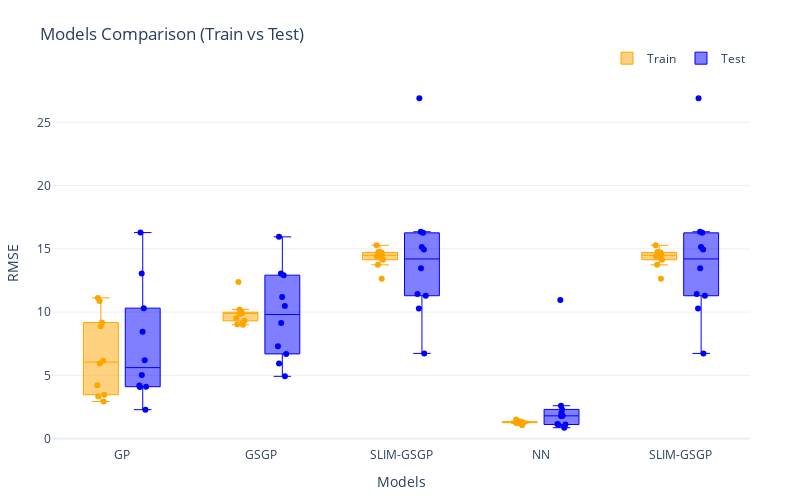

The notebook cell saved with this chart:
### Code cell
train_test_all_box(model_names=['GP', 'GSGP', 'SLIM-GSGP', 'NN', 'SLIM-GSGP'])

### Figure 1 — Plotly figure (JSON) as saved in the notebook; plotly's stock layout.template omitted (floating-point values rounded to 4 significant figures)
{"data": [{"boxpoints": "all", "fillcolor": "rgba(255,165,0,0.5)", "jitter": 0.3, "legendgroup": "train", "line": {"color": "orange", "width": 1}, "name": "Train", "pointpos": 0, "showlegend": true, "type": "box", "width": 0.25, "x": [-0.15, -0.15, -0.15, -0.15, -0.15, -0.15, -0.15, -0.15, -0.15, -0.15], "y": [9.176, 6.161, 10.88, 4.22, 2.937, 8.886, 3.356, 3.468, 5.932, 11.12]}, {"boxpoints": "all", "fillcolor": "rgba(0,0,255,0.5)", "jitter": 0.3, "legendgroup": "test", "line": {"color": "blue", "width": 1}, "name": "Test", "pointpos": 0, "showlegend": true, "type": "box", "width": 0.25, "x": [0.15, 0.15, 0.15, 0.15, 0.15, 0.15, 0.15, 0.15, 0.15, 0.15], "y": [16.29, 5.033, 13.06, 4.202, 2.289, 8.45, 4.104, 4.084, 6.192, 10.31]}, {"boxpoints": "all", "fillcolor": "rgba(255,165,0,0.5)", "jitter": 0.3, "legendgroup": "train", "line": {"color": "orange", "width": 1}, "name": "", "pointpos": 0, "showlegend": false, "type": "box", "width": 0.25, "x": [0.85, 0.85, 0.85, 0.85, 0.85, 0.85, 0.85, 0.85, 0.85, 0.85], "y": [9.034, 9.993, 8.993, 9.961, 12.38, 9.875, 9.309, 9.917, 10.2, 9.513]}, {"boxpoints": "all", "fillcolor": "rgba(0,0,255,0.5)", "jitter": 0.3, "legendgroup": "test", "line": {"color": "blue", "width": 1}, "name": "", "pointpos": 0, "showlegend": false, "type": "box", "width": 0.25, "x": [1.15, 1.15, 1.15, 1.15, 1.15, 1.15, 1.15, 1.15, 1.15, 1.15], "y": [15.95, 6.697, 13.05, 5.938, 4.923, 10.48, 12.92, 9.14, 7.302, 11.19]}, {"boxpoints": "all", "fillcolor": "rgba(255,165,0,0.5)", "jitter": 0.3, "legendgroup": "train", "line": {"color": "orange", "width": 1}, "name": "", "pointpos": 0, "showlegend": false, "type": "box", "width": 0.25, "x": [1.85, 1.85, 1.85, 1.85, 1.85, 1.85, 1.85, 1.85, 1.85, 1.85], "y": [12.64, 14.41, 14.45, 14.76, 15.28, 14.72, 14.13, 13.74, 14.71, 14.54]}, {"boxpoints": "all", "fillcolor": "rgba(0,0,255,0.5)", "jitter": 0.3, "legendgroup": "test", "line": {"color": "blue", "width": 1}, "name": "", "pointpos": 0, "showlegend": false, "type": "box", "width": 0.25, "x": [2.15, 2.15, 2.15, 2.15, 2.15, 2.15, 2.15, 2.15, 2.15, 2.15], "y": [26.9, 16.35, 16.27, 13.46, 6.734, 10.29, 14.94, 11.29, 11.43, 15.15]}, {"boxpoints": "all", "fillcolor": "rgba(255,165,0,0.5)", "jitter": 0.3, "legendgroup": "train", "line": {"color": "orange", "width": 1}, "name": "", "pointpos": 0, "showlegend": false, "type": "box", "width": 0.25, "x": [2.85, 2.85, 2.85, 2.85, 2.85, 2.85, 2.85, 2.85, 2.85, 2.85], "y": [1.301, 1.517, 1.295, 1.384, 1.292, 1.056, 1.34, 1.26, 1.339, 1.213]}, {"boxpoints": "all", "fillcolor": "rgba(0,0,255,0.5)", "jitter": 0.3, "legendgroup": "test", "line": {"color": "blue", "width": 1}, "name": "", "pointpos": 0, "showlegend": false, "type": "box", "width": 0.25, "x": [3.15, 3.15, 3.15, 3.15, 3.15, 3.15, 3.15, 3.15, 3.15, 3.15], "y": [1.807, 2.599, 1.094, 0.8641, 1.148, 10.95, 2.018, 1.795, 1.116, 2.309]}, {"boxpoints": "all", "fillcolor": "rgba(255,165,0,0.5)", "jitter": 0.3, "legendgroup": "train", "line": {"color": "orange", "width": 1}, "name": "", "pointpos": 0, "showlegend": false, "type": "box", "width": 0.25, "x": [3.85, 3.85, 3.85, 3.85, 3.85, 3.85, 3.85, 3.85, 3.85, 3.85], "y": [12.64, 14.41, 14.45, 14.76, 15.28, 14.72, 14.13, 13.74, 14.71, 14.54]}, {"boxpoints": "all", "fillcolor": "rgba(0,0,255,0.5)", "jitter": 0.3, "legendgroup": "test", "line": {"color": "blue", "width": 1}, "name": "", "pointpos": 0, "showlegend": false, "type": "box", "width": 0.25, "x": [4.15, 4.15, 4.15, 4.15, 4.15, 4.15, 4.15, 4.15, 4.15, 4.15], "y": [26.9, 16.35, 16.27, 13.46, 6.734, 10.29, 14.94, 11.29, 11.43, 15.15]}], "layout": {"boxgap": 0.3, "boxgroupgap": 0.2, "boxmode": "group", "height": 500, "legend": {"orientation": "h", "x": 1, "xanchor": "right", "y": 1.02, "yanchor": "bottom"}, "margin": {"b": 50, "l": 50, "r": 50, "t": 80}, "title": {"text": "Models Comparison (Train vs Test)"}, "width": 800, "xaxis": {"range": [-0.5, 4.5], "tickmode": "array", "ticktext": ["GP", "GSGP", "SLIM-GSGP", "NN", "SLIM-GSGP"], "tickvals": [0, 1, 2, 3, 4], "title": {"text": "Models"}}, "yaxis": {"title": {"text": "RMSE"}}}}
